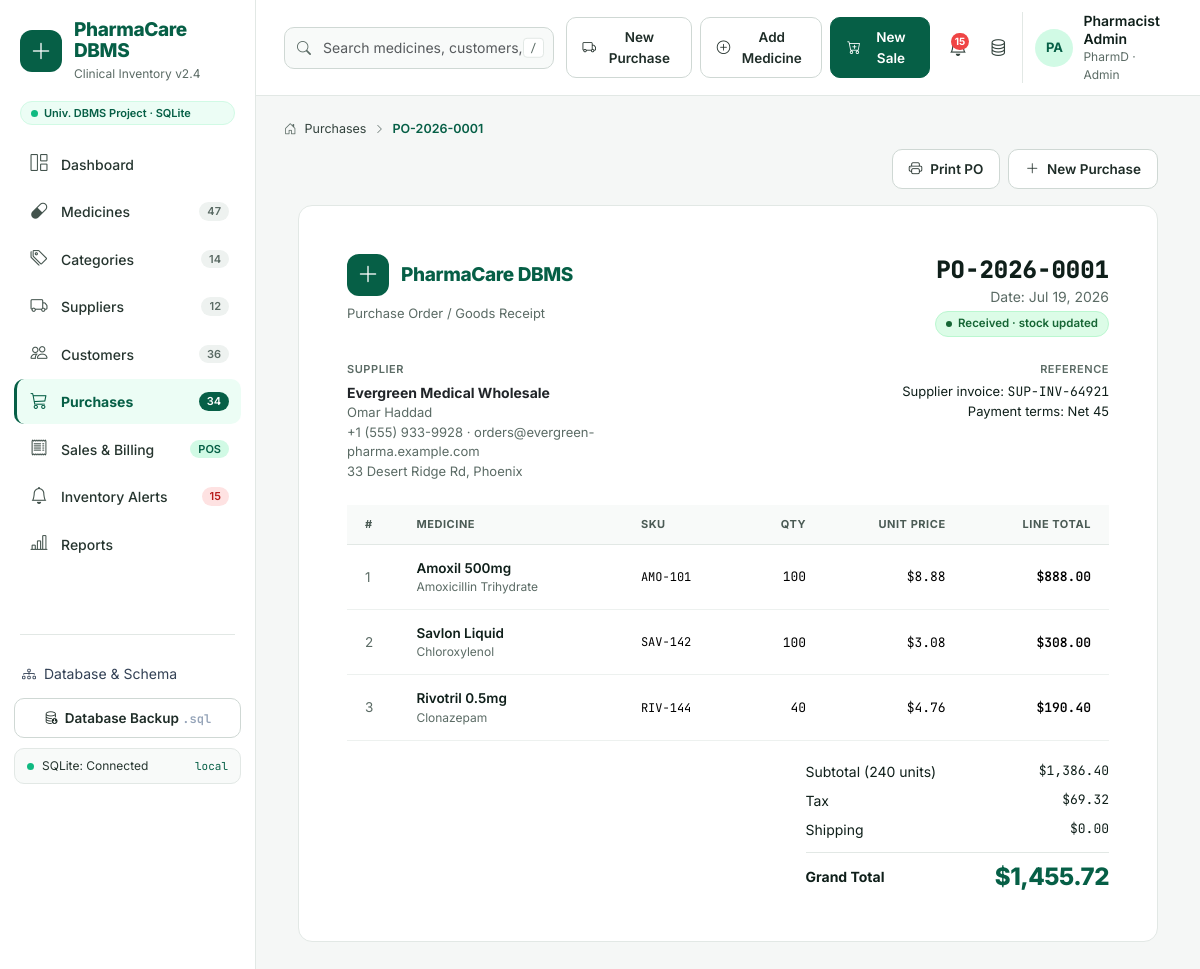
/purchases/1, run on the app's committed database.
### tables this page shows
CREATE TABLE purchases (
    purchase_id     INTEGER PRIMARY KEY AUTOINCREMENT,
    supplier_id     INTEGER       NOT NULL,
    po_number       VARCHAR(30)   NULL,
    invoice_no      VARCHAR(50)   NULL,
    purchase_date   DATE          NOT NULL,
    status          VARCHAR(20)   NOT NULL DEFAULT 'Received',
    notes           VARCHAR(255)  NULL,
    subtotal        DECIMAL(12,2) NOT NULL DEFAULT 0.00,
    tax_amount      DECIMAL(12,2) NOT NULL DEFAULT 0.00,
    shipping_cost   DECIMAL(12,2) NOT NULL DEFAULT 0.00,
    total_amount    DECIMAL(12,2) NOT NULL DEFAULT 0.00,
    created_at      DATETIME      NOT NULL DEFAULT CURRENT_TIMESTAMP,
    CONSTRAINT uq_purchases_po UNIQUE (po_number),
    CONSTRAINT fk_purchases_supplier FOREIGN KEY (supplier_id)
        REFERENCES suppliers (supplier_id) ON UPDATE CASCADE ON DELETE RESTRICT,
    CONSTRAINT chk_purchases_status CHECK (status IN ('Draft', 'Received'))
);

CREATE TABLE suppliers (
    supplier_id     INTEGER PRIMARY KEY AUTOINCREMENT,
    supplier_name   VARCHAR(150) NOT NULL,
    contact_person  VARCHAR(100) NULL,
    phone           VARCHAR(30)  NOT NULL,
    email           VARCHAR(120) NULL,
    address         VARCHAR(255) NULL,
    city            VARCHAR(80)  NULL,
    payment_terms   VARCHAR(30)  NOT NULL DEFAULT 'Net 30',
    status          VARCHAR(20)  NOT NULL DEFAULT 'Active',
    created_at      DATETIME     NOT NULL DEFAULT CURRENT_TIMESTAMP,
    CONSTRAINT chk_suppliers_status CHECK (status IN ('Active', 'On Hold'))
);

CREATE TABLE purchase_items (
    purchase_item_id INTEGER PRIMARY KEY AUTOINCREMENT,
    purchase_id      INTEGER       NOT NULL,
    medicine_id      INTEGER       NOT NULL,
    quantity         INTEGER       NOT NULL,
    unit_price       DECIMAL(10,2) NOT NULL,
    CONSTRAINT uq_purchase_items UNIQUE (purchase_id, medicine_id),
    CONSTRAINT fk_purchase_items_purchase FOREIGN KEY (purchase_id)
        REFERENCES purchases (purchase_id) ON UPDATE CASCADE ON DELETE CASCADE,
    CONSTRAINT fk_purchase_items_medicine FOREIGN KEY (medicine_id)
        REFERENCES medicines (medicine_id) ON UPDATE CASCADE ON DELETE RESTRICT,
    CONSTRAINT chk_purchase_items_qty CHECK (quantity > 0),
    CONSTRAINT chk_purchase_items_price CHECK (unit_price >= 0)
);

CREATE TABLE medicines (
    medicine_id     INTEGER PRIMARY KEY AUTOINCREMENT,
    category_id     INTEGER       NOT NULL,
    medicine_name   VARCHAR(150)  NOT NULL,
    generic_name    VARCHAR(150)  NULL,
    dosage_form     VARCHAR(50)   NULL,
    manufacturer    VARCHAR(120)  NULL,
    sku             VARCHAR(40)   NULL,
    batch_no        VARCHAR(40)   NULL,
    cost_price      DECIMAL(10,2) NOT NULL DEFAULT 0.00,
    price           DECIMAL(10,2) NOT NULL,
    stock_quantity  INTEGER       NOT NULL DEFAULT 0,
    reorder_level   INTEGER       NOT NULL DEFAULT 20,
    expiry_date     DATE          NOT NULL,
    created_at      DATETIME      NOT NULL DEFAULT CURRENT_TIMESTAMP,
    CONSTRAINT uq_medicines_sku UNIQUE (sku),
    CONSTRAINT fk_medicines_category FOREIGN KEY (category_id)
        REFERENCES categories (category_id) ON UPDATE CASCADE ON DELETE RESTRICT,
    CONSTRAINT chk_medicines_stock CHECK (stock_quantity >= 0),
    CONSTRAINT chk_medicines_price CHECK (price >= 0 AND cost_price >= 0),
    CONSTRAINT chk_medicines_reorder CHECK (reorder_level >= 0)
);

### routes/purchases.py (the view)
@bp.route("/<int:purchase_id>")
def detail(purchase_id):
    db = get_db()
    purchase = db.one(
        "SELECT p.*, s.supplier_name, s.contact_person, s.phone, s.email, s.address, s.city, s.payment_terms "
        "FROM purchases p JOIN suppliers s ON s.supplier_id = p.supplier_id WHERE p.purchase_id = ?",
        (purchase_id,))
    if not purchase:
        abort(404)
    items = db.query(
        "SELECT pi.*, m.medicine_name, m.generic_name, m.sku, m.stock_quantity, "
        "       pi.quantity * pi.unit_price AS line_total "
        "FROM purchase_items pi JOIN medicines m ON m.medicine_id = pi.medicine_id "
        "WHERE pi.purchase_id = ? ORDER BY pi.purchase_item_id", (purchase_id,))
    return render_template("purchases/detail.html", purchase=purchase, items=items)

### db.py (called while the page is built, shortened)
def _normalize_value(value):
    if isinstance(value, decimal.Decimal):
        return int(value) if value == value.to_integral_value() else float(value)
    if isinstance(value, datetime.datetime):
        return value.strftime("%Y-%m-%d %H:%M:%S")
    if isinstance(value, datetime.date):
        return value.strftime("%Y-%m-%d")
    if isinstance(value, bytes):
        return value.decode("utf-8", "replace")
    return value

def _normalize_row(row):
    return {k: _normalize_value(v) for k, v in row.items()}

def _sqlite_dict_factory(cursor, row):
    return {col[0]: row[idx] for idx, col in enumerate(cursor.description)}

def _cfg():
    return current_app.config

def get_db():
    if "db" not in g:
        g.db = Database(_cfg())
    return g.db

    def _connect(self):
        self._driver = sqlite3
        path = self.cfg["SQLITE_PATH"]
        if path != ":memory:":
            os.makedirs(os.path.dirname(path), exist_ok=True)
        conn = sqlite3.connect(path)
        conn.row_factory = _sqlite_dict_factory
        conn.execute("PRAGMA foreign_keys = ON")
        return conn

    @property
    def is_mysql(self):
        return self.engine == "mysql"

    def _sql(self, sql):
        if self.is_mysql:
            return sql.replace("%", "%%").replace("?", "%s")
        return sql

    def _run(self, sql, params=()):
        cur = self.conn.cursor()
        try:
            cur.execute(self._sql(sql), tuple(params))
        except self._driver.Error as exc:
            cur.close()
            raise self._wrap_error(exc) from exc
        return cur

    def query(self, sql, params=()):
        cur = self._run(sql, params)
        rows = cur.fetchall()
        cur.close()
        return [_normalize_row(r) for r in rows]

    def one(self, sql, params=()):
        rows = self.query(sql, params)
        return rows[0] if rows else None

    def close(self):
        try:
            self.conn.close()
        except Exception:
            pass

### utils.py (called while the page is built)
def fmt_money(value):
    try:
        value = float(value or 0)
    except (TypeError, ValueError):
        value = 0.0
    sign = "-" if value < 0 else ""
    return f"{sign}{current_app.config['CURRENCY']}{abs(value):,.2f}"

### templates/purchases/detail.html (shortened to what this page needs)
{% extends "base.html" %}
{% from "_macros.html" import crumbs %}
{% block content %}
<div class="no-print">{{ crumbs([('Purchases', url_for('purchases.index')), (purchase.po_number, none)]) }}</div>
<div class="invoice">
  <div class="d-flex flex-wrap gap-2 justify-content-end mb-3 no-print">
    <button class="btn btn-soft" type="button" data-print><i class="bi bi-printer me-2"></i>Print PO</button>
    <a class="btn btn-soft" href="{{ url_for('purchases.new') }}"><i class="bi bi-plus-lg me-2"></i>New Purchase</a>
  </div>
  <div class="card-pc card-body-pc p-4 p-md-5">
    <div class="invoice-head mb-4">
      <div>
        <div class="brand p-0 mb-2"><span class="brand-logo"><i class="bi bi-plus-lg"></i></span><span class="brand-name">{{ pharmacy_name }}</span></div>
        <div class="text-muted-2 tw-text-[13px]">Purchase Order / Goods Receipt</div>
      </div>
      <div class="text-md-end">
        <div class="tw-text-2xl fw-800 mono">{{ purchase.po_number }}</div>
        <div class="text-muted-2">Date: {{ purchase.purchase_date | date }}</div>
        <div class="mt-1">
          {% if purchase.status == 'Received' %}<span class="pill pill-success">Received · stock updated</span>
          {% else %}<span class="pill pill-warning">Draft · no stock impact</span>{% endif %}
        </div>
      </div>
    </div>
    <div class="row g-4 mb-4">
      <div class="col-sm-6">
        <div class="form-label caps">Supplier</div>
        <a class="fw-bold d-block text-body" href="{{ url_for('suppliers.detail', supplier_id=purchase.supplier_id) }}">{{ purchase.supplier_name }}</a>
        <div class="tw-text-[13px] text-muted-2">
          {% if purchase.contact_person %}{{ purchase.contact_person }}<br>{% endif %}
          {{ purchase.phone }}{% if purchase.email %} · {{ purchase.email }}{% endif %}<br>
          {{ purchase.address or '' }}{{ ', ' if purchase.address and purchase.city }}{{ purchase.city or '' }}
        </div>
      </div>
      <div class="col-sm-6 text-sm-end">
        <div class="form-label caps">Reference</div>
        <div class="tw-text-[13px]">Supplier invoice: <span class="mono">{{ purchase.invoice_no or '—' }}</span></div>
        <div class="tw-text-[13px]">Payment terms: {{ purchase.payment_terms }}</div>
      </div>
    </div>
    <div class="table-responsive">
      <table class="table table-pc">
        <thead><tr><th>#</th><th>Medicine</th><th>SKU</th><th class="text-end">Qty</th><th class="text-end">Unit Price</th><th class="text-end">Line Total</th></tr></thead>
        <tbody>
        {% for i in items %}
          <tr>
            <td class="text-muted-2">{{ loop.index }}</td>
            <td><a class="cell-title" href="{{ url_for('medicines.detail', medicine_id=i.medicine_id) }}">{{ i.medicine_name }}</a><div class="cell-sub">{{ i.generic_name or '' }}</div></td>
            <td class="mono tw-text-xs">{{ i.sku or '—' }}</td>
            <td class="text-end num">{{ i.quantity }}</td>
            <td class="text-end num">{{ i.unit_price | money }}</td>
            <td class="text-end num fw-semibold">{{ i.line_total | money }}</td>
          </tr>
        {% endfor %}
        </tbody>
      </table>
    </div>
    <div class="row justify-content-end mt-3">
      <div class="col-sm-6 col-lg-5">
        <div class="d-flex justify-content-between py-1"><span>Subtotal ({{ items | sum(attribute='quantity') }} units)</span><span class="num">{{ purchase.subtotal | money }}</span></div>
        <div class="d-flex justify-content-between py-1"><span>Tax</span><span class="num">{{ purchase.tax_amount | money }}</span></div>
        <div class="d-flex justify-content-between py-1"><span>Shipping</span><span class="num">{{ purchase.shipping_cost | money }}</span></div>
        <div class="d-flex justify-content-between border-top mt-2 pt-2 align-items-center"><b>Grand Total</b><span class="grand-total tw-text-2xl">{{ purchase.total_amount | money }}</span></div>
      </div>
    </div>
  </div>
</div>
{% endblock %}

### templates/_macros.html (shortened to what this page needs)
{% macro crumbs(items) -%}
<div class="crumbs">
  <i class="bi bi-house-door"></i>
  {% for label, href in items %}
    {% if not loop.first %}<i class="bi bi-chevron-right"></i>{% endif %}
    {% if href %}<a href="{{ href }}">{{ label }}</a>{% elif loop.last %}<span class="here">{{ label }}</span>{% else %}<span>{{ label }}</span>{% endif %}
  {% endfor %}
</div>
{%- endmacro %}

### static/css/app.css (style rules this page uses)
:root { --brand-900: #053a2c; --brand-800: #064e3b; --brand-700: #065f46; --brand-600: #047857; --brand-500: #10b981; --brand-300: #6ee7b7; --brand-100: #d1fae5; --brand-50: #ecfdf5; --bg: #f5f7f6; --surface: #ffffff; --border: #e2e8e5; --border-strong: #cfd8d4; --text: #0f1f1a; --muted: #5b6b65; --amber: #b45309; --amber-bg: #fff7ed; --amber-border: #fdba74; --red: #b91c1c; --red-bg: #fef2f2; --red-border: #fca5a5; --blue: #1d4ed8; --blue-bg: #eff6ff; --radius: 14px; --sidebar-w: 256px; --bs-body-font-family: "Inter", system-ui, -apple-system, "Segoe UI", Roboto, sans-serif; --bs-body-color: var(--text); --bs-body-bg: var(--bg); --bs-border-color: var(--border); --bs-link-color-rgb: 4, 120, 87; --bs-link-hover-color-rgb: 6, 78, 59; --bs-primary-rgb: 6, 95, 70; --bs-focus-ring-color: rgba(16, 185, 129, .25); }
body { background: var(--bg); color: var(--text); font-size: 14px; -webkit-font-smoothing: antialiased; }
a { text-decoration: none; }
.mono, code, pre, kbd { font-family: "JetBrains Mono", ui-monospace, SFMono-Regular, Menlo, monospace; }
.text-muted-2 { color: var(--muted) !important; }
.fw-800 { font-weight: 800; }
.brand { display: flex; gap: 12px; align-items: center; padding: 0 6px 18px; }
.brand-logo { width: 42px; height: 42px; border-radius: 12px; background: var(--brand-700); color: #fff; display: grid; place-items: center; font-size: 22px; flex-shrink: 0; }
.brand-name { font-weight: 800; color: var(--brand-700); font-size: 19px; line-height: 1.1; letter-spacing: -.02em; }
.btn { border-radius: 10px; font-weight: 600; font-size: 13.5px; padding: 9px 16px; }
.btn-soft { --bs-btn-color: #1f2d28; --bs-btn-bg: #fff; --bs-btn-border-color: var(--border-strong); --bs-btn-hover-color: var(--brand-700); --bs-btn-hover-bg: var(--brand-50); --bs-btn-hover-border-color: var(--brand-300); --bs-btn-active-bg: var(--brand-100); --bs-btn-active-border-color: var(--brand-300); --bs-btn-active-color: var(--brand-800); }
.form-label { font-size: 12px; font-weight: 600; color: #33433d; margin-bottom: 5px; }
.form-label.caps { text-transform: uppercase; letter-spacing: .05em; font-size: 11px; color: var(--muted); }
.card-pc { background: var(--surface); border: 1px solid var(--border); border-radius: var(--radius); }
.crumbs { display: flex; gap: 8px; align-items: center; font-size: 12.5px; color: var(--muted); margin-bottom: 10px; flex-wrap: wrap; }
.crumbs a { color: #33433d; }
.crumbs .bi-chevron-right { font-size: 10px; }
.crumbs .here { color: var(--brand-700); font-weight: 600; }
.table-pc { margin: 0; --bs-table-bg: transparent; font-size: 13.5px; }
.table-pc > thead th { background: #f8faf9; color: #4b5b55; text-transform: uppercase; letter-spacing: .05em; font-size: 11px; font-weight: 700; padding: 12px 11px; border-bottom: 1px solid var(--border); vertical-align: middle; line-height: 1.35; }
.table-pc > tbody td { padding: 13px 11px; vertical-align: middle; border-color: #edf1ef; }
.table-pc > tbody td:first-child, .table-pc > thead th:first-child { padding-left: 18px; }
.table-pc > tbody td:last-child, .table-pc > thead th:last-child { padding-right: 18px; }
.cell-title { font-weight: 600; color: var(--text); }
.cell-sub { font-size: 12px; color: var(--muted); }
.num { font-family: "JetBrains Mono", monospace; font-size: 13px; white-space: nowrap; }
.pill { display: inline-flex; align-items: center; gap: 6px; padding: 3px 10px; border-radius: 999px; font-size: 11.5px; font-weight: 600; white-space: nowrap; border: 1px solid transparent; }
.pill::before { content: ""; width: 6px; height: 6px; border-radius: 50%; background: currentColor; }
.pill-success { background: #dcfce7; color: #166534; border-color: #bbf7d0; }
.grand-total { font-size: 34px; font-weight: 800; color: var(--brand-700); letter-spacing: -.02em; }
.invoice { max-width: 860px; margin: 0 auto; }
.invoice-head { display: flex; justify-content: space-between; gap: 20px; flex-wrap: wrap; }

### data on the page
purchases: po_number "PO-2026-0001", purchase_date "Jul 19, 2026", invoice_no "SUP-INV-64921", subtotal "$1,386.40", tax_amount "$69.32", shipping_cost "$0.00", total_amount "$1,455.72"
suppliers: supplier_name "Evergreen Medical Wholesale", contact_person "Omar Haddad", phone "+1 (555) 933-9928", email "orders@evergreen-pharma.example.com", address "33 Desert Ridge Rd", address+city ",", city "Phoenix", payment_terms "Net 45"
purchase_items: medicine_name "Amoxil 500mg", generic_name "Amoxicillin Trihydrate", sku "AMO-101", quantity "100", unit_price "$8.88", line_total "$888.00"
purchase_items: medicine_name "Savlon Liquid", generic_name "Chloroxylenol", sku "SAV-142", quantity "100", unit_price "$3.08", line_total "$308.00"
purchase_items: medicine_name "Rivotril 0.5mg", generic_name "Clonazepam", sku "RIV-144", quantity "40", unit_price "$4.76", line_total "$190.40"

### other printed values
{{ db_engine }} "SQLite"
{{ label }} "Dashboard" "Medicines" "Categories" "Suppliers" "Customers" "Purchases" "Sales & Billing" "Inventory Alerts" "Reports"
{{ count }} "47" "14" "12" "36" "34" "POS" "15"
{{ 'Connected' if db_ok else 'Offline' }} "Connected"
{{ 'InnoDB' if db_engine == 'MySQL' else 'local' }} "local"
{{ nav_counts.alerts }} "15"
{{ label }} "Purchases"
{{ pharmacy_name }} "PharmaCare DBMS"
{{ items | sum(attribute='quantity') }} "240"
